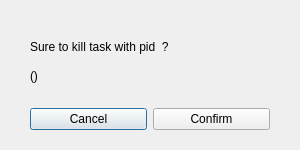
<?xml version="1.0" encoding="UTF-8"?>
<ui version="4.0">
 <class>KillDialog</class>
 <widget class="QDialog" name="KillDialog">
  <property name="geometry">
   <rect>
    <x>0</x>
    <y>0</y>
    <width>300</width>
    <height>150</height>
   </rect>
  </property>
  <property name="maximumSize">
   <size>
    <width>300</width>
    <height>150</height>
   </size>
  </property>
  <property name="windowTitle">
   <string>Dialog</string>
  </property>
  <layout class="QVBoxLayout" name="verticalLayout">
   <property name="leftMargin">
    <number>30</number>
   </property>
   <property name="topMargin">
    <number>30</number>
   </property>
   <property name="rightMargin">
    <number>30</number>
   </property>
   <property name="bottomMargin">
    <number>20</number>
   </property>
   <item>
    <widget class="QLabel" name="promptLabel">
     <property name="text">
      <string>Sure to kill task with pid  ?</string>
     </property>
    </widget>
   </item>
   <item>
    <widget class="QLabel" name="commLabel">
     <property name="text">
      <string>()</string>
     </property>
     <property name="alignment">
      <set>Qt::AlignLeading|Qt::AlignLeft|Qt::AlignTop</set>
     </property>
    </widget>
   </item>
   <item>
    <layout class="QHBoxLayout" name="horizontalLayout">
     <item>
      <widget class="QPushButton" name="cancelButton">
       <property name="text">
        <string>Cancel</string>
       </property>
      </widget>
     </item>
     <item>
      <widget class="QPushButton" name="confirmButton">
       <property name="text">
        <string>Confirm</string>
       </property>
      </widget>
     </item>
    </layout>
   </item>
  </layout>
 </widget>
 <resources/>
 <connections/>
</ui>
